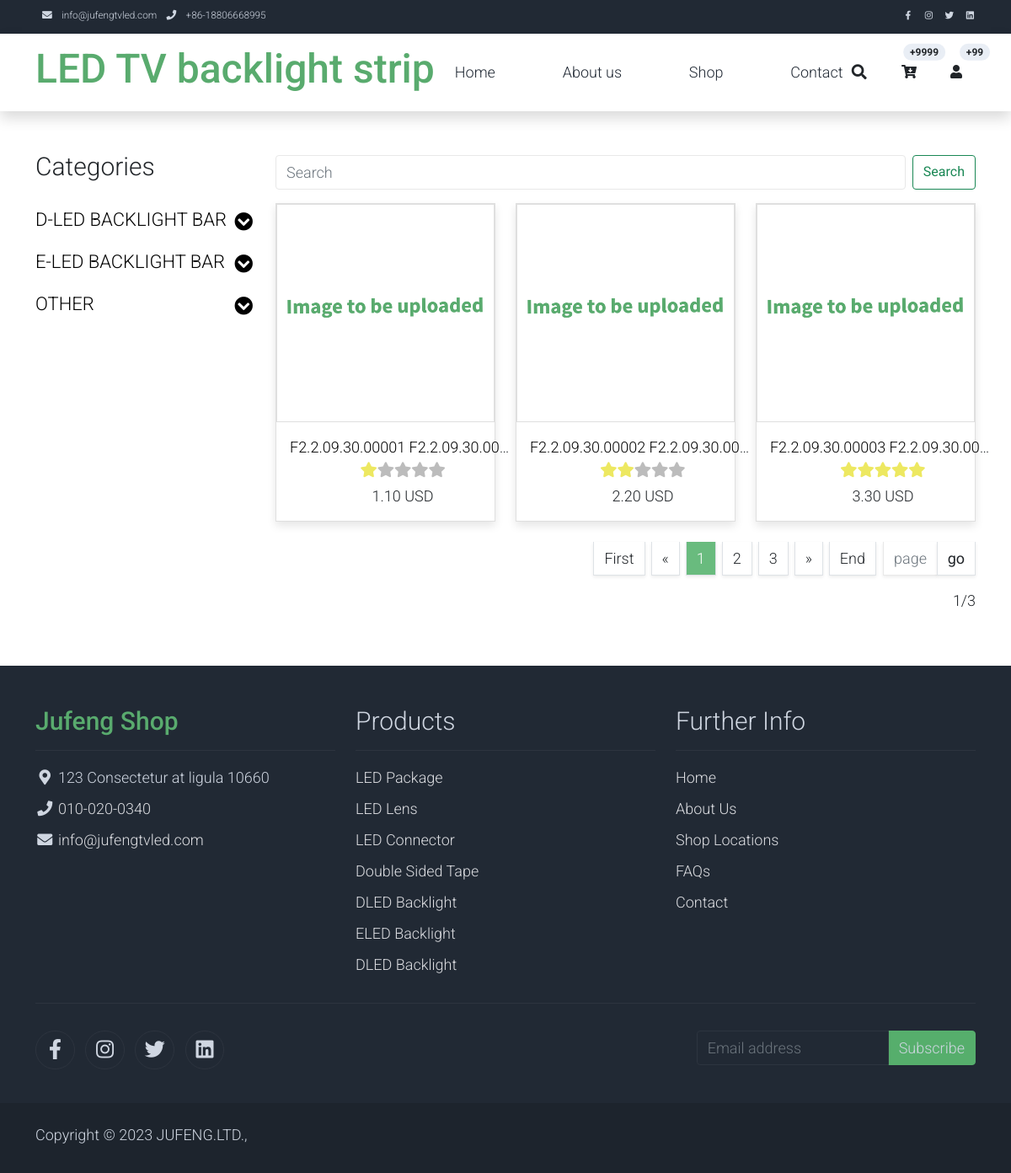
The page /shop/ (signed in) on the database its author committed.
### apps/shop/models.py (models this page shows)
class ShopSKU(BaseModel):
    goods_name = CharField(max_length=200, verbose_name='物料型号:(JF-D-***)')
    item_sku = CharField(max_length=64, verbose_name='物料编码(F2.2.09.30.00000)')
    listing = TextField(verbose_name='listing')
    brand = ManyToManyField(ShopBrand, null=True, blank=True, verbose_name="品牌")
    price = DecimalField(max_digits=10, decimal_places=2, null=True, blank=True, verbose_name='售价')
    transport_package = CharField(max_length=64, null=True, blank=True, verbose_name='运输包装')
    likes_num = IntegerField(default=0, null=True, blank=True, verbose_name='收藏')
    stock = IntegerField(default=0, null=True, blank=True, verbose_name='库存')
    sales = IntegerField(default=0, null=True, blank=True, verbose_name='销量')
    comment_num = IntegerField(default=0, null=True, blank=True, verbose_name='评论数量')
    fa_star = DecimalField(max_digits=16, decimal_places=1, validators=[MinValueValidator(0.0), MaxValueValidator(5.0)],
                           null=True, blank=True, verbose_name='评论星星')
    led_power = CharField(max_length=16, null=True, blank=True, verbose_name='LED灯珠瓦数')
    led_type = CharField(max_length=16, null=True, blank=True, verbose_name='LED灯珠类型')
    color = CharField(max_length=16, null=True, blank=True, verbose_name='灯珠发光颜色')
    led_num = CharField(max_length=16, null=True, blank=True, verbose_name='LED灯珠数量')
    voltage = CharField(max_length=16, null=True, blank=True, verbose_name='LED灯珠电压')
    current = DecimalField(max_digits=16, null=True, blank=True, decimal_places=2, verbose_name='LED灯珠电流')
    lens = CharField(max_length=32, null=True, blank=True, verbose_name='透镜类型')
    pcb_material = CharField(max_length=16, null=True, blank=True, verbose_name='PCB板材')
    pcb_w = DecimalField(max_digits=16, decimal_places=2, null=True, blank=True, verbose_name='PCB宽度')
    pcb_t = DecimalField(max_digits=16, decimal_places=2, null=True, blank=True, verbose_name='PCB厚度')
    a_pcb = CharField(max_length=16, null=True, blank=True, verbose_name='A/L1板名称')
    a_led_num = DecimalField(max_digits=16, decimal_places=0, null=True, blank=True, verbose_name='A板灯珠数量')
    a_pcb_num = DecimalField(max_digits=16, decimal_places=0, null=True, blank=True, verbose_name='A板数量')
    a_pcb_l = DecimalField(max_digits=16, decimal_places=2, null=True, blank=True, verbose_name='A/L1板PCB长度')
    aa_cnt_num = CharField(max_length=16, null=True, blank=True, verbose_name='A板连接器型号A数量')
    aa_cnt = CharField(max_length=16, null=True, blank=True, verbose_name='A板连接器型号A')
    ab_cnt_num = CharField(max_length=16, null=True, blank=True, verbose_name='A板连接器型号B数量')
    ab_cnt = CharField(max_length=16, null=True, blank=True, verbose_name='A板连接器型号B')
    ac_cnt_num = CharField(max_length=16, null=True, blank=True, verbose_name='A板连接器型号C数量')
    ac_cnt = CharField(max_length=16, null=True, blank=True, verbose_name='A板连接器型号C')
    b_pcb = CharField(max_length=16, null=True, blank=True, verbose_name='B/R2板名称')
    b_led_num = DecimalField(max_digits=16, decimal_places=0, null=True, blank=True, verbose_name='B板灯珠数量')
    b_pcb_num = DecimalField(max_digits=16, decimal_places=0, null=True, blank=True, verbose_name='B板数量')
    b_pcb_l = DecimalField(max_digits=16, decimal_places=2, null=True, blank=True, verbose_name='B/R2板PCB长度')
    ba_cnt_num = CharField(max_length=16, null=True, blank=True, verbose_name='B板连接器型号A数量')
    ba_cnt = CharField(max_length=16, null=True, blank=True, verbose_name='B板连接器型号A')
    bb_cnt_num = CharField(max_length=16, null=True, blank=True, verbose_name='B板连接器型号B数量')
    bb_cnt = CharField(max_length=16, null=True, blank=True, verbose_name='B板连接器型号B')
    bc_cnt_num = CharField(max_length=16, null=True, blank=True, verbose_name='B板连接器型号C数量')
    bc_cnt = CharField(max_length=16, null=True, blank=True, verbose_name='B板连接器型号C')
    c_pcb = CharField(max_length=16, null=True, blank=True, verbose_name='C/L2板名称')
    c_led_num = DecimalField(max_digits=16, decimal_places=0, null=True, blank=True, verbose_name='C板灯珠数量')
    c_pcb_num = DecimalField(max_digits=16, decimal_places=0, null=True, blank=True, verbose_name='C板数量')
    c_pcb_l = DecimalField(max_digits=16, decimal_places=2, null=True, blank=True, verbose_name='C/L2板PCB长度')
    ca_cnt_num = CharField(max_length=16, null=True, blank=True, verbose_name='C板连接器型号A数量')
    ca_cnt = CharField(max_length=16, null=True, blank=True, verbose_name='C板连接器型号A')
    cb_cnt_num = CharField(max_length=16, null=True, blank=True, verbose_name='C板连接器型号B数量')
    cb_cnt = CharField(max_length=16, null=True, blank=True, verbose_name='C板连接器型号B')
    cc_cnt_num = CharField(max_length=16, null=True, blank=True, verbose_name='C板连接器型号C数量')
    cc_cnt = CharField(max_length=16, null=True, blank=True, verbose_name='C板连接器型号C')
    d_pcb = CharField(max_length=16, null=True, blank=True, verbose_name='D/R2板名称')
    d_led_num = DecimalField(max_digits=16, decimal_places=0, null=True, blank=True, verbose_name='D板灯珠数量')
    d_pcb_num = DecimalField(max_digits=16, decimal_places=0, null=True, blank=True, verbose_name='D板数量')
    d_pcb_l = DecimalField(max_digits=16, decimal_places=2, null=True, blank=True, verbose_name='D/R2板PCB长度')
    da_cnt_num = CharField(max_length=16, null=True, blank=True, verbose_name='D板连接器型号A数量')
    da_cnt = CharField(max_length=16, null=True, blank=True, verbose_name='D板连接器型号A')
    db_cnt_num = CharField(max_length=16, null=True, blank=True, verbose_name='D板连接器型号B数量')
    db_cnt = CharField(max_length=16, null=True, blank=True, verbose_name='D板连接器型号B')
    dc_cnt_num = CharField(max_length=16, null=True, blank=True, verbose_name='D板连接器型号C数量')
    dc_cnt = CharField(max_length=16, null=True, blank=True, verbose_name='D板连接器型号C')
    e_pcb = CharField(max_length=16, null=True, blank=True, verbose_name='E板名称')
    e_led_num = DecimalField(max_digits=16, decimal_places=0, null=True, blank=True, verbose_name='E板灯珠数量')
    e_pcb_num = DecimalField(max_digits=16, decimal_places=0, null=True, blank=True, verbose_name='E板数量')
    e_pcb_l = DecimalField(max_digits=16, decimal_places=2, null=True, blank=True, verbose_name='E板PCB长度')
    ea_cnt_num = CharField(max_length=16, null=True, blank=True, verbose_name='E板连接器型号A数量')
    ea_cnt = CharField(max_length=16, null=True, blank=True, verbose_name='E板连接器型号A')
    eb_cnt_num = CharField(max_length=16, null=True, blank=True, verbose_name='E板连接器型号B数量')
    eb_cnt = CharField(max_length=16, null=True, blank=True, verbose_name='E板连接器型号B')
    ec_cnt_num = CharField(max_length=16, null=True, blank=True, verbose_name='E板连接器型号C数量')
    ec_cnt = CharField(max_length=16, null=True, blank=True, verbose_name='E板连接器型号C')
    f_pcb = CharField(max_length=16, null=True, blank=True, verbose_name='F板名称')
    f_led_num = DecimalField(max_digits=16, decimal_places=0, null=True, blank=True, verbose_name='F板灯珠数量')
    f_pcb_num = DecimalField(max_digits=16, decimal_places=0, null=True, blank=True, verbose_name='F板数量')
    f_pcb_l = DecimalField(max_digits=16, decimal_places=2, null=True, blank=True, verbose_name='F板PCB长度')
    fa_cnt_num = CharField(max_length=16, null=True, blank=True, verbose_name='F板连接器型号A数量')
    fa_cnt = CharField(max_length=16, null=True, blank=True, verbose_name='F板连接器型号A')
    fb_cnt_num = CharField(max_length=16, null=True, blank=True, verbose_name='F板连接器型号B数量')
    fb_cnt = CharField(max_length=16, null=True, blank=True, verbose_name='F板连接器型号B')
    fc_cnt_num = CharField(max_length=16, null=True, blank=True, verbose_name='F板连接器型号C数量')
    fc_cnt = CharField(max_length=16, null=True, blank=True, verbose_name='F板连接器型号C')
    o_code1 = TextField(null=True, blank=True, verbose_name='原厂代码1')
    o_code2 = TextField(null=True, blank=True, verbose_name='原厂代码2')
    o_code3 = TextField(null=True, blank=True, verbose_name='原厂代码3')
    o_code4 = TextField(null=True, blank=True, verbose_name='原厂代码4')
    o_code5 = TextField(null=True, blank=True, verbose_name='原厂代码5')
    o_code6 = TextField(null=True, blank=True, verbose_name='原厂代码6')
    o_code7 = TextField(null=True, blank=True, verbose_name='原厂代码7')
    o_code8 = TextField(null=True, blank=True, verbose_name='原厂代码8')
    o_code9 = TextField(null=True, blank=True, verbose_name='原厂代码9')
    o_code10 = TextField(null=True, blank=True, verbose_name='原厂代码10')
    tv_model = TextField(null=True, blank=True, verbose_name='适用电视机型号')
    image1 = ImageField(upload_to='product/', null=True, blank=True, verbose_name='主图')
    image2 = ImageField(upload_to='product/', blank=True, null=True, verbose_name='辅图')
    image3 = ImageField(upload_to='product/', blank=True, null=True, verbose_name='辅图')
    image4 = ImageField(upload_to='product/', blank=True, null=True, verbose_name='辅图')
    image5 = ImageField(upload_to='product/', blank=True, null=True, verbose_name='辅图')
    image6 = ImageField(upload_to='product/', blank=True, null=True, verbose_name='辅图')
    class Meta:
        db_table = 'shop_sku'
        verbose_name = '商品SKU'
        verbose_name_plural = verbose_name

### apps/shop/views.py (the view)
# urls.py: path('', views.shop, name="shop"),
def shop(request):
    channel_group = ShopChannelGroup.objects.all()
    brand = ShopBrand.objects.all()
    current_num = int(request.GET.get('num', 1))
    skus = ShopSKU.objects.filter(is_activate=True)
    paginator = Paginator(skus, settings.PAGE_SIZE)
    page_obj = paginator.get_page(current_num)
    if paginator.num_pages > 11:
        if current_num + 5 > paginator.num_pages:
            page_range = range(paginator.num_pages - 10, paginator.num_pages + 1)
        elif current_num - 5 < 1:
            page_range = range(1, 12)
        else:
            page_range = range(current_num - 5, current_num + 5 + 1)
    else:
        page_range = paginator.page_range
    return render(request, "shop.html",
                  {'channel_group': channel_group, 'brand': brand, "page_obj": page_obj, "paginator": paginator,
                   "current_num": current_num, "page_range": page_range})

### apps/shop/templates/shop.html (shortened to what this page needs)
{% extends 'base.html' %}
{% load static %}
{% block content %}
    <div class="container py-5">
        <div class="row">
            <div class="col-lg-3">
                <h1 class="h2 pb-4">Categories</h1>
                <ul class="list-unstyled templatemo-accordion">
                    <li class="pb-3">
                        <a class="collapsed d-flex justify-content-between h3 text-decoration-none" href="#">D-LED BACKLIGHT BAR<i class="fa fa-fw fa-chevron-circle-down mt-1"></i></a>
                    </li>
                    <li class="pb-3">
                        <a class="collapsed d-flex justify-content-between h3 text-decoration-none" href="#">E-LED BACKLIGHT BAR<i class="fa fa-fw fa-chevron-circle-down mt-1"></i></a>
                    </li>
                    <li class="pb-3">
                        <a class="collapsed d-flex justify-content-between h3 text-decoration-none" href="#">OTHER<i class="fa fa-fw fa-chevron-circle-down mt-1"></i></a>
                    </li>
                </ul>
            </div>
            <div class="col-lg-9">
                <form class="d-flex  pb-3 pt-1 ">
                    <input class="form-control me-2" type="search" placeholder="Search" aria-label="Search">
                    <button class="btn btn-outline-success" type="submit">Search</button>
                </form>
                <div class="row">
                    {% for spu in page_obj %}
                    <div class="col-md-4">
                        <div class="card mb-4 product-wap rounded-0">
                            <div class="card rounded-0">
                                {% if spu.image1  %}
                                <img class="card-img rounded-0 img-fluid" src="{{ spu.image1.url }}">
                                {% else %}
                                <img class="card-img rounded-0 img-fluid" src="{% static 'img/no_image.png'%}">
                                {% endif %}
                            </div>
                            <div class="card-body" style="width: 300px; white-space: nowrap; overflow: hidden; text-overflow: ellipsis;">
                                <a href="single/?num={{ spu.id }}" class="h3 text-decoration-none">{{ spu.listing }}</a>
                                <ul class="list-unstyled d-flex justify-content-center mb-1">
                                    <li>
                                    </li>
                                </ul>
                                <p class="text-center mb-0">{{ spu.price }} USD</p>
                            </div>
                        </div>
                    </div>
                    {% endfor %}
                </div>
                <div class="row ">
                    <ul class="pagination  justify-content-end pagination-gap ">
                        <li class="page-item">
                            <a class="page-link rounded-0 mr-3 shadow-sm border-top-0 border-left-0 text-dark" href="?num=1">First</a>
                        </li>
                        {% if page_obj.has_previous %}
                        <li class="page-item">
                            <a href="?num={{page_obj.previous_page_number}}" class="page-link rounded-0 mr-3 shadow-sm border-top-0 border-left-0 text-dark">
                                <span>&laquo;</span>
                            </a>
                        </li>
                        {% else %}
                        <li class="page-item disabled">
                            <a href="#" class="page-link rounded-0 mr-3 shadow-sm border-top-0 border-left-0 text-dark">
                                <span>&laquo;</span>
                            </a>
                        </li>
                        {% endif %}
                        {% for num in page_range %}
                        {% if num == current_num %}
                            <li class="page-item disabled">
                                <a class="page-link active rounded-0 mr-3 shadow-sm border-top-0 border-left-0" href="?num={{ num }}" tabindex="-1">{{ num }}</a>
                            </li>
                        {% else %}
                            <li class="page-item "><a href="?num={{ num }}" class="page-link rounded-0 mr-3 shadow-sm border-top-0 border-left-0 text-dark">{{ num }}</a></li>
                        {% endif %}
                        {% endfor %}
                        {% if page_obj.has_next  %}
                        <li class="page-item">
                            <a href="?num={{page_obj.next_page_number}}" class="page-link rounded-0 mr-3 shadow-sm border-top-0 border-left-0 text-dark">
                                <span>&raquo;</span>
                            </a>
                        </li>
                        {% else %}
                        <li class="page-item disabled">
                            <a href="#" class="page-link rounded-0 mr-3 shadow-sm border-top-0 border-left-0 text-dark">
                                <span>&raquo;</span>
                            </a>
                        </li>
                        {% endif %}
                        <li class="page-item">
                            <a class="page-link rounded-0 mr-3 shadow-sm border-top-0 border-left-0 text-dark"  href="?num={{page_obj.paginator.num_pages}}">End</a>
                        </li>
                        <form method="get">
                            <div class="input-group" style="width: 110px">
                                <input type="text" name="num" class="form-control page-link rounded-0 mr-3 shadow-sm border-top-0 border-left-0 text-dark" placeholder="page">
                                <span class="input-group-btn">
                                    <button class="page-link rounded-0 mr-3 shadow-sm border-top-0 border-left-0 text-dark" type="submit">go</button>
                                </span>
                            </div>
                        </form>
                    </ul>
                </div>
            </div>
            <p  style="text-align: right;">{{ page_obj.number }}/{{ page_obj.paginator.num_pages }} </p>
        </div>
    </div>
{% endblock %}

### rows shown on the page
ShopSKU: listing "F2.2.09.30.00001 F2.2.09.30.00…", price "1.10"
ShopSKU: listing "F2.2.09.30.00002 F2.2.09.30.00…", price "2.20"
ShopSKU: listing "F2.2.09.30.00003 F2.2.09.30.00…", price "3.30"

### other values the page prints
{{ num }} "1"
{{ num }} "2" "3"
{{ page_obj.number }} "1"
{{ page_obj.paginator.num_pages }} "3"
